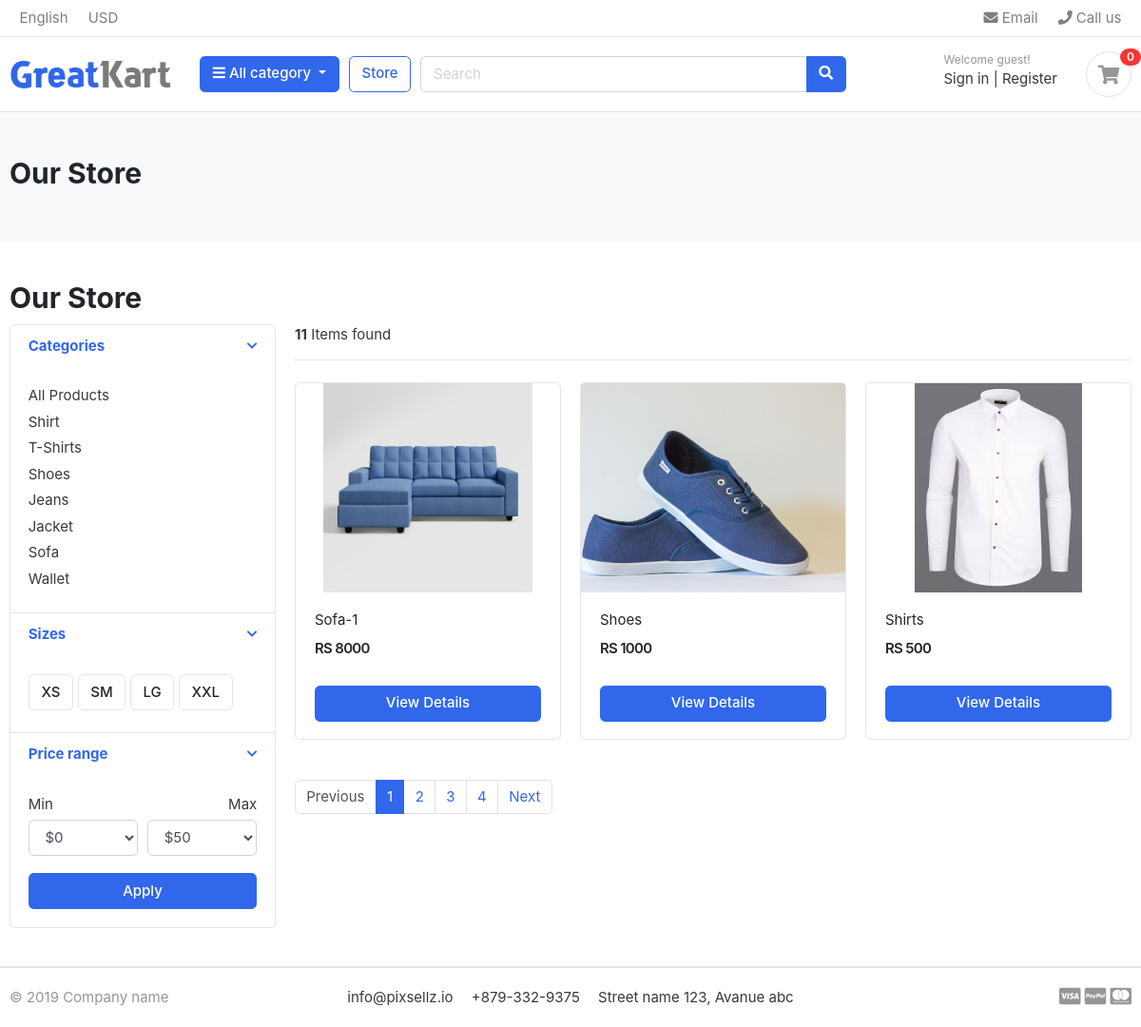
/store/, run on the app's committed database.
### category/models.py (models this page shows, shortened)
class Category(models.Model):
    category_name=models.CharField(max_length=50,unique=True)
    slug=models.SlugField(max_length=100,unique=True)
    description=models.TextField(max_length=225,blank=True)
    cat_image=models.ImageField(upload_to='photos/categories',blank=True)
    class Meta:
        verbose_name='category'
        verbose_name_plural='catigories'
    def get_url(self):
        return reverse('products_by_category',args=[self.slug])

### store/models.py (models this page shows, shortened)
class Product(models.Model):
    product_name=models.CharField(max_length=200,unique=True)
    slug=models.SlugField(max_length=200,unique=True)
    description=models.TextField(max_length=500,blank=True)
    price=models.IntegerField()
    images=models.ImageField(upload_to='photos/products')
    stock=models.IntegerField()
    is_available=models.BooleanField(default=True)
    category = models.ForeignKey(Category, on_delete=models.CASCADE)
    created_date=models.DateTimeField(auto_now_add=True)
    modified_date=models.DateField(auto_now=True)
    def get_url(self):
        return reverse('product_detail',args=[self.category.slug,self.slug])

### store/views.py (the view)
# urls.py: path('store/',include('store.urls')),
def store(request, category_slug=None):
    categories=None
    products=None
    if category_slug!=None:
        categories=get_object_or_404(Category,slug=category_slug)
        products=Product.objects.filter(category=categories,is_available=True)
        paginator=Paginator(products,1)
        page=request.GET.get('page')
        paged_products=paginator.get_page(page)
        Product_count=products.count()
    else:
        products=Product.objects.all().filter(is_available=True).order_by('id')
        paginator=Paginator(products,3)
        page=request.GET.get('page')
        paged_products=paginator.get_page(page)
        Product_count=products.count()
    context={
        'products':paged_products,
        'product_count':Product_count,
    }
    return render(request,'store/store.html',context)

### carts/context_processors.py (called while the page is built)
def counter(request):
    cart_count=0
    if 'admin' in request.path:
        return{}
    else:
        try:
            cart=Cart.objects.filter(cart_id=_cart_id(request))
            cart_items=CartItem.objects.all().filter(cart=cart[:1])
            for cart_item in cart_items:
                cart_count += cart_item.quantity
        except Cart.DoesNotExist:
            cart.count=0
    return dict(cart_count=cart_count)

### carts/views.py (called while the page is built)
def _cart_id(request):
    cart=request.session.session_key
    if not cart:
        cart=request.session.create()
    return cart

### category/context_processors.py (called while the page is built)
def menu_links(request):
    links=Category.objects.all()
    return dict(links=links)

### templates/store/store.html (shortened to what this page needs)
{% extends "base.html" %}
{% block content %}
<section class="section-pagetop bg">
    <div class="container">
        <h2 class="title-page">Our Store</h2>
    </div>
</section>
<section class="section-content padding-y">
    <div class="container">
        {% if 'search' in request.path %}
            <h2 class="title-page">Search Result</h2>
        {% else %}
            <h2 class="title-page">Our Store</h2>
        {% endif %}
    <div class="row">
        <aside class="col-md-3">
    <div class="card">
        <article class="filter-group">
            <header class="card-header">
                <a href="#" data-toggle="collapse" data-target="#collapse_1" aria-expanded="true" class="">
                    <i class="icon-control fa fa-chevron-down"></i>
                    <h6 class="title">Categories</h6>
                </a>
            </header>
            <div class="filter-content collapse show" id="collapse_1" style="">
                <div class="card-body">
                    <ul class="list-menu">
                    <li><a href="{% url "store" %}">All Products</a></li>
                    {% for category in links %}
                    <li><a href="{{category.get_url}}">{{category.category_name}}</a></li>
                    {% endfor %}
                    </ul>
                </div>
            </div>
        </article>
        <article class="filter-group">
            <header class="card-header">
                <a href="#" data-toggle="collapse" data-target="#collapse_4" aria-expanded="true" class="">
                    <i class="icon-control fa fa-chevron-down"></i>
                    <h6 class="title">Sizes </h6>
                </a>
            </header>
            <div class="filter-content collapse show" id="collapse_4" style="">
                <div class="card-body">
                  <label class="checkbox-btn">
                    <span class="btn btn-light"> XS </span>
                  </label>
                  <label class="checkbox-btn">
                    <span class="btn btn-light"> SM </span>
                  </label>
                  <label class="checkbox-btn">
                    <span class="btn btn-light"> LG </span>
                  </label>
                  <label class="checkbox-btn">
                    <span class="btn btn-light"> XXL </span>
                  </label>
            </div>
            </div>
        </article>
        <article class="filter-group">
            <header class="card-header">
                <a href="#" data-toggle="collapse" data-target="#collapse_3" aria-expanded="true" class="">
                    <i class="icon-control fa fa-chevron-down"></i>
                    <h6 class="title">Price range </h6>
                </a>
            </header>
            <div class="filter-content collapse show" id="collapse_3" style="">
                <div class="card-body">
                    <div class="form-row">
                    <div class="form-group col-md-6">
                      <label>Min</label>
                          <select class="mr-2 form-control">
                            <option value="0">$0</option>
                        </select>
                    </div>
                    <div class="form-group text-right col-md-6">
                      <label>Max</label>
                          <select class="mr-2 form-control">
                            <option value="50">$50</option>
                        </select>
                    </div>
                    </div>
                    <button class="btn btn-block btn-primary">Apply</button>
                </div>
            </div>
        </article>
    </div>
        </aside>
        <main class="col-md-9">
    <header class="border-bottom mb-4 pb-3">
            <div class="form-inline">
                <span class="mr-md-auto"><b>{{product_count}}</b> Items found </span>
            </div>
    </header>
    <div class="row">
        {% if products %}
        {% for product in products %}
        <div class="col-md-4">
            <figure class="card card-product-grid">
                <div class="img-wrap">
                    <a href="{{product.get_url}}"><img src="{{product.images.url}}"></a>
                </div>
                <figcaption class="info-wrap">
                    <div class="fix-height">
                        <a href="{{product.get_url}}" class="title">{{product.product_name}}</a>
                        <div class="price-wrap mt-2">
                            <span class="price">RS {{product.price}}</span>
                        </div>
                    </div>
                    <a href="{{product.get_url}}" class="btn btn-block btn-primary">View Details </a>
                </figcaption>
            </figure>
        </div>
        {% endfor %}
        {% else %}
        <div>
            <h2>No result found. Please try again later.</h2>
        </div>
        {% endif %}
    </div>
    <nav class="mt-4" aria-label="Page navigation sample">
        {% if products.has_other_pages %}
          <ul class="pagination">
                {% if products.has_previous %}
            <li class="page-item"><a class="page-link" href="?page={{products.previous_page_number}}">Previous</a></li>
                {% else %}
                <li class="page-item disabled"><a class="page-link" href="#">Previous</a></li>
                {% endif %}
                {% for i in products.paginator.page_range %}
                    {% if products.number == i %}
                    <li class="page-item active"><a class="page-link" href="#">{{i}}</a></li>
                    {% else %}
                        <li class="page-item"><a class="page-link" href="?page={{i}}">{{i}}</a></li>
                    {% endif %}
            {% endfor %}
                {% if products.has_next %}
                <li class="page-item"><a class="page-link" href="?page={{products.next_page_number}}">Next</a></li>
                {% else %}
                    <li class="page-item disabled"><a class="page-link" href="#">Next</a></li>
                {% endif %}
          </ul>
        {% endif %}
    </nav>
        </main>
    </div>
    </div>
</section>
{% endblock  %}

### Project1/static/css/ui.css (style rules this page uses)
html { font-family: "Inter", sans-serif; font-size: 15px; }
.img-wrap { text-align: center; display: block; }
.img-wrap img { max-width: 100%; }
.price-wrap { letter-spacing: -0.7px; }
.padding-y { padding-top: 40px; padding-bottom: 40px; }
figure { margin-bottom: 0; }
article:after, .form-group:after { display: block; clear: both; content: ""; }
.bg { background-color: #f8f9fa; }
.title-page { color: #212529; }
.btn-light { background-color: #fff; border-color: #e4e4e4; }
[class*=list-] li:after { visibility: hidden; display: block; content: ""; overflow: hidden; height: 0; clear: both; }
.list-menu { list-style: none; margin: 0; padding-left: 0; }
.list-menu li { margin-bottom: 5px; }
.list-menu a { color: #343a40; }
[class*=card-product] a.title { color: #212529; display: block; }
[class*=card-product] .img-wrap { overflow: hidden; position: relative; }
[class*=card-product] .img-wrap img { height: 100%; max-width: 100%; width: auto; display: inline-block; -o-object-fit: cover; object-fit: cover; }
.card-product-grid { margin-bottom: 20px; }
.card-product-grid .img-wrap { border-radius: 0.2rem 0.2rem 0 0; height: 220px; }
.card-product-grid .info-wrap { overflow: hidden; padding: 18px 20px; }
.card-product-grid .fix-height { height: 80px; overflow: hidden; }
.card .img-wrap { overflow: hidden; }
.price { font-weight: 600; color: #212529; }
.icon-control { margin-top: 5px; float: right; font-size: 80%; }
.card-header .title { margin-bottom: 0; line-height: 1.5; }
.filter-group { border-bottom: 1px solid #e4e4e4; }
.filter-group .card-header { border-bottom: 0; }
.filter-group:last-child { border-bottom: 0; }
.checkbox-btn { position: relative; }
.section-pagetop { padding: 45px 0; }

### data on the page
Category: category_name "Shirt"
Category: category_name "T-Shirts"
Category: category_name "Shoes"
Category: category_name "Jeans"
Category: category_name "Jacket"
Category: category_name "Sofa"
Category: category_name "Wallet"
Product: images (picture), product_name "Sofa-1", price "8000"
Product: images (picture), product_name "Shoes", price "1000"
Product: images (picture), product_name "Shirts", price "500"

### other printed values
{{ cart_count }} "0"
{{ product_count }} "11"
{{ i }} "1"
{{ i }} "2" "3" "4"
